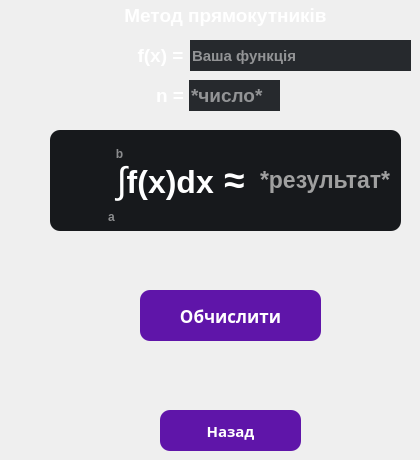
    <widget class="QWidget" name="page_1">
     <widget class="QLabel" name="label_meth1">
      <property name="geometry">
       <rect>
        <x>60</x>
        <y>0</y>
        <width>331</width>
        <height>31</height>
       </rect>
      </property>
      <property name="font">
       <font>
        <family>Segoe UI</family>
        <pointsize>14</pointsize>
        <weight>75</weight>
        <bold>true</bold>
       </font>
      </property>
      <property name="layoutDirection">
       <enum>Qt::LeftToRight</enum>
      </property>
      <property name="styleSheet">
       <string notr="true">color: rgb(255, 255, 255);</string>
      </property>
      <property name="frameShape">
       <enum>QFrame::NoFrame</enum>
      </property>
      <property name="text">
       <string>Метод прямокутників</string>
      </property>
      <property name="alignment">
       <set>Qt::AlignCenter</set>
      </property>
     </widget>
     <widget class="QLabel" name="label_1_1">
      <property name="geometry">
       <rect>
        <x>130</x>
        <y>40</y>
        <width>61</width>
        <height>31</height>
       </rect>
      </property>
      <property name="font">
       <font>
        <family>Segoe UI</family>
        <pointsize>14</pointsize>
        <weight>75</weight>
        <bold>true</bold>
       </font>
      </property>
      <property name="layoutDirection">
       <enum>Qt::LeftToRight</enum>
      </property>
      <property name="styleSheet">
       <string notr="true">color: rgb(255, 255, 255);</string>
      </property>
      <property name="frameShape">
       <enum>QFrame::NoFrame</enum>
      </property>
      <property name="text">
       <string>f(x) =</string>
      </property>
      <property name="alignment">
       <set>Qt::AlignCenter</set>
      </property>
     </widget>
     <widget class="QLineEdit" name="function_meth1">
      <property name="geometry">
       <rect>
        <x>190</x>
        <y>40</y>
        <width>221</width>
        <height>31</height>
       </rect>
      </property>
      <property name="font">
       <font>
        <family>Segoe UI</family>
        <pointsize>11</pointsize>
        <weight>75</weight>
        <bold>true</bold>
       </font>
      </property>
      <property name="styleSheet">
       <string notr="true">background-color: rgb(38, 41, 45);
color: rgb(255, 255, 255);
border: none;</string>
      </property>
      <property name="text">
       <string/>
      </property>
      <property name="alignment">
       <set>Qt::AlignLeading|Qt::AlignLeft|Qt::AlignVCenter</set>
      </property>
      <property name="placeholderText">
       <string notr="true">Ваша функція</string>
      </property>
     </widget>
     <widget class="QLabel" name="label_1_2">
      <property name="geometry">
       <rect>
        <x>50</x>
        <y>130</y>
        <width>261</width>
        <height>101</height>
       </rect>
      </property>
      <property name="font">
       <font>
        <family>Segoe UI</family>
        <pointsize>26</pointsize>
        <weight>75</weight>
        <bold>true</bold>
       </font>
      </property>
      <property name="layoutDirection">
       <enum>Qt::LeftToRight</enum>
      </property>
      <property name="styleSheet">
       <string notr="true">color: rgb(255, 255, 255);
background-color: rgb(23, 25, 28);
border-radius: 10px;</string>
      </property>
      <property name="frameShape">
       <enum>QFrame::NoFrame</enum>
      </property>
      <property name="text">
       <string>&lt;html&gt;&lt;head/&gt;&lt;body&gt;&lt;p&gt;&lt;span style=&quot; font-size:28pt; font-weight:400;&quot;&gt;∫&lt;/span&gt;&lt;span style=&quot; font-size:24pt;&quot;&gt;f(x)dx&lt;/span&gt;&lt;span style=&quot; font-size:28pt;&quot;&gt; ≈&lt;/span&gt;&lt;/p&gt;&lt;/body&gt;&lt;/html&gt;</string>
      </property>
      <property name="alignment">
       <set>Qt::AlignCenter</set>
      </property>
     </widget>
     <widget class="QLabel" name="label_result1">
      <property name="geometry">
       <rect>
        <x>260</x>
        <y>130</y>
        <width>141</width>
        <height>101</height>
       </rect>
      </property>
      <property name="font">
       <font>
        <family>Segoe UI</family>
        <pointsize>17</pointsize>
        <weight>75</weight>
        <bold>true</bold>
       </font>
      </property>
      <property name="styleSheet">
       <string notr="true">color: rgb(160, 160, 160);
background-color: rgb(23, 25, 28);
border-radius: 10px;</string>
      </property>
      <property name="text">
       <string>&lt;html&gt;&lt;head/&gt;&lt;body&gt;&lt;p&gt;*результат*&lt;/p&gt;&lt;/body&gt;&lt;/html&gt;</string>
      </property>
      <property name="alignment">
       <set>Qt::AlignLeading|Qt::AlignLeft|Qt::AlignVCenter</set>
      </property>
     </widget>
     <widget class="QPushButton" name="pushButtonEval1">
      <property name="geometry">
       <rect>
        <x>140</x>
        <y>290</y>
        <width>181</width>
        <height>51</height>
       </rect>
      </property>
      <property name="font">
       <font>
        <family>Bodoni MT Black</family>
        <pointsize>13</pointsize>
        <weight>75</weight>
        <bold>true</bold>
       </font>
      </property>
      <property name="cursor">
       <cursorShape>PointingHandCursor</cursorShape>
      </property>
      <property name="styleSheet">
       <string notr="true">QPushButton {
	background-color: #5F15A9;
	color: rgb(255, 255, 255);
	border-radius: 10px;
}

QPushButton:hover {
	background-color: rgb(81, 16, 145);
}

QPushButton:pressed {
	background-color: rgb(68, 14, 121);
}</string>
      </property>
      <property name="text">
       <string>Обчислити</string>
      </property>
     </widget>
     <widget class="QPushButton" name="pushButtonBack1">
      <property name="geometry">
       <rect>
        <x>160</x>
        <y>410</y>
        <width>141</width>
        <height>41</height>
       </rect>
      </property>
      <property name="font">
       <font>
        <family>Bodoni MT Black</family>
        <pointsize>11</pointsize>
        <weight>75</weight>
        <bold>true</bold>
       </font>
      </property>
      <property name="cursor">
       <cursorShape>PointingHandCursor</cursorShape>
      </property>
      <property name="styleSheet">
       <string notr="true">QPushButton {
	background-color: #5F15A9;
	color: rgb(255, 255, 255);
	border-radius: 10px;
}

QPushButton:hover {
	background-color: rgb(81, 16, 145);
}

QPushButton:pressed {
	background-color: rgb(68, 14, 121);
}</string>
      </property>
      <property name="text">
       <string>Назад</string>
      </property>
     </widget>
     <widget class="QLineEdit" name="b1">
      <property name="geometry">
       <rect>
        <x>104</x>
        <y>143</y>
        <width>31</width>
        <height>21</height>
       </rect>
      </property>
      <property name="font">
       <font>
        <family>Segoe UI</family>
        <pointsize>9</pointsize>
        <weight>75</weight>
        <bold>true</bold>
       </font>
      </property>
      <property name="styleSheet">
       <string notr="true">color: rgb(255, 255, 255);
border: none;
background-color: rgb(23, 25, 28);</string>
      </property>
      <property name="alignment">
       <set>Qt::AlignCenter</set>
      </property>
      <property name="placeholderText">
       <string>b</string>
      </property>
     </widget>
     <widget class="QLineEdit" name="a1">
      <property name="geometry">
       <rect>
        <x>96</x>
        <y>206</y>
        <width>31</width>
        <height>21</height>
       </rect>
      </property>
      <property name="font">
       <font>
        <family>Segoe UI</family>
        <pointsize>9</pointsize>
        <weight>75</weight>
        <bold>true</bold>
       </font>
      </property>
      <property name="styleSheet">
       <string notr="true">color: rgb(255, 255, 255);
border: none;
background-color: rgb(23, 25, 28);</string>
      </property>
      <property name="alignment">
       <set>Qt::AlignCenter</set>
      </property>
      <property name="placeholderText">
       <string>a</string>
      </property>
     </widget>
     <widget class="QLabel" name="label_1_7">
      <property name="geometry">
       <rect>
        <x>156</x>
        <y>80</y>
        <width>31</width>
        <height>31</height>
       </rect>
      </property>
      <property name="font">
       <font>
        <family>Segoe UI</family>
        <pointsize>14</pointsize>
        <weight>75</weight>
        <bold>true</bold>
       </font>
      </property>
      <property name="layoutDirection">
       <enum>Qt::LeftToRight</enum>
      </property>
      <property name="styleSheet">
       <string notr="true">color: rgb(255, 255, 255);</string>
      </property>
      <property name="frameShape">
       <enum>QFrame::NoFrame</enum>
      </property>
      <property name="text">
       <string>n =</string>
      </property>
      <property name="alignment">
       <set>Qt::AlignLeading|Qt::AlignLeft|Qt::AlignVCenter</set>
      </property>
     </widget>
     <widget class="QLineEdit" name="n1">
      <property name="geometry">
       <rect>
        <x>189</x>
        <y>80</y>
        <width>91</width>
        <height>31</height>
       </rect>
      </property>
      <property name="font">
       <font>
        <family>Segoe UI</family>
        <pointsize>14</pointsize>
        <weight>75</weight>
        <bold>true</bold>
       </font>
      </property>
      <property name="styleSheet">
       <string notr="true">background-color: rgb(38, 41, 45);
color: rgb(255, 255, 255);
border: none;</string>
      </property>
      <property name="text">
       <string/>
      </property>
      <property name="alignment">
       <set>Qt::AlignLeading|Qt::AlignLeft|Qt::AlignVCenter</set>
      </property>
      <property name="placeholderText">
       <string notr="true">*число*</string>
      </property>
     </widget>
    </widget>
